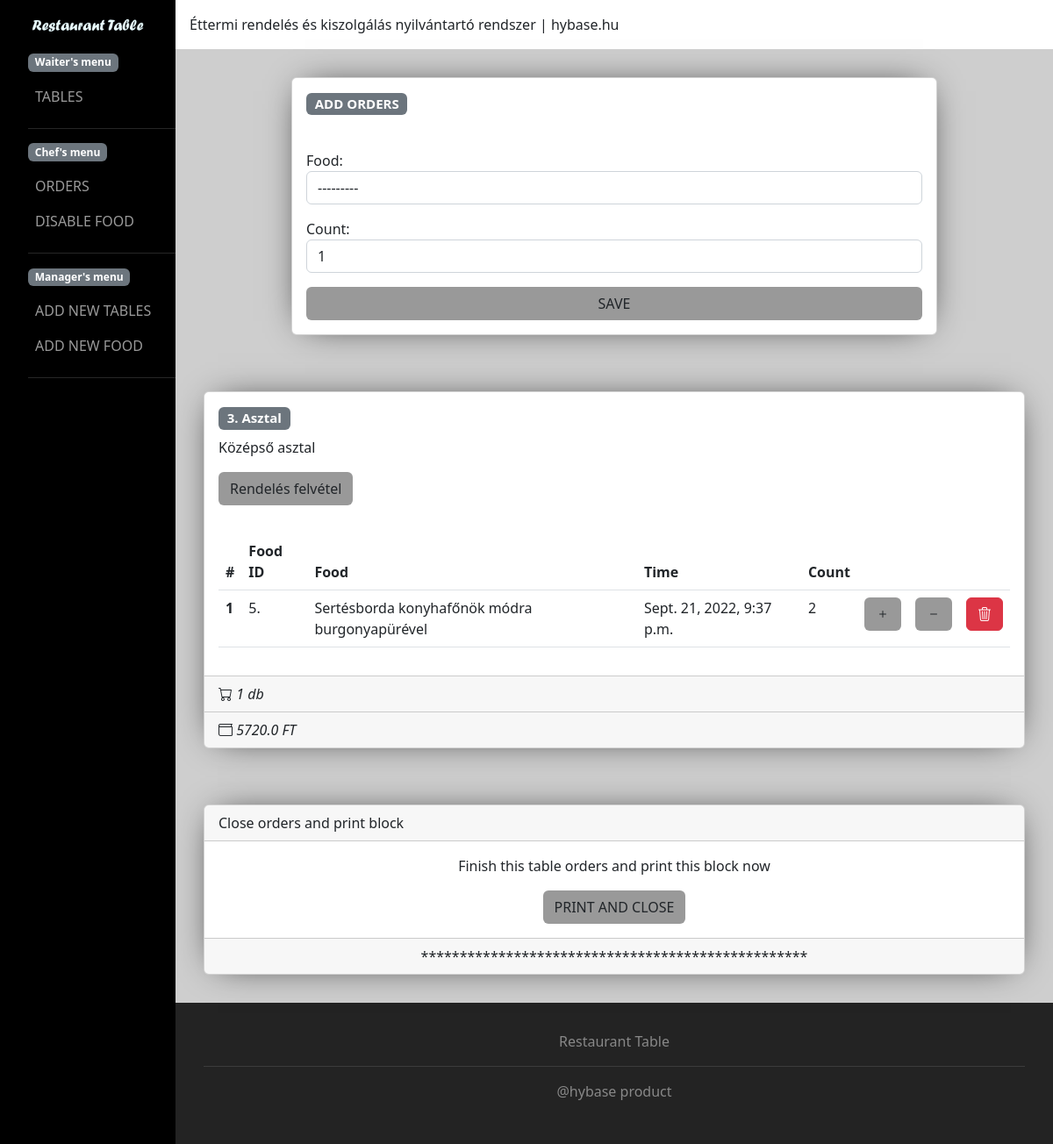
Page /table/3 on the committed database.
### table/models.py (models this page shows, shortened)
class Table(models.Model):
    t_id = models.IntegerField(null=False,blank=False,unique=True)
    description = models.TextField(blank=True,null=True)
    is_reserved = models.BooleanField(default=False)
    is_active = models.BooleanField(default=True)
    def get_table_order_count(self):
        count = 0
        for i in self.get_table_current_orders():
            for k in i.orders.all():
                count += 1
        return count
    def get_table_order_price(self):
        table_orders = TableOrderModels.TableOrder.objects.filter(table=self.pk,is_finished=False)
        price = 0.0
        for o in table_orders:
            price += o.get_price()
        return price
    def get_table_current_orders(self):
        tableOrders=TableOrderModels.TableOrder.objects.filter(table=self.pk,is_finished=False)
        return tableOrders

### order/models.py (models this page shows, shortened)
class Order(models.Model):
    food = models.ForeignKey(Food, on_delete=models.SET_NULL, null=True)
    count = models.IntegerField(blank=False, null=False, default=1)
    created_at = models.DateTimeField(auto_created=True, auto_now_add=True)

class TableOrder(models.Model):
    orders = models.ManyToManyField(to=Order)
    table = models.ForeignKey(Table, on_delete=models.SET_NULL, null=True,related_name="tables_orders")
    is_finished = models.BooleanField(default=False)
    created_at = models.DateTimeField(auto_created=True, auto_now_add=True)
    def get_price(self):
        price = 0
        for o in self.orders.all():
            price += o.food.price * o.count
        return price

### food/models.py (models this page shows, shortened)
class Food(models.Model):
    f_id = models.IntegerField(blank=False,null=False,unique=True)
    name = models.CharField(max_length=60,blank=False,null=False,unique=True)
    description = models.TextField()
    price = models.FloatField(default=0.0)
    category = models.CharField(choices=category,max_length=2,blank=False,null=False)
    is_active = models.BooleanField(default=True)
    class Meta:
        ordering = ['category','name']
    def __str__(self):
        return "["+str(self.category) +"] " + self.name

### table/views.py (the view, shortened to what this page needs)
# urls.py: path('table/<int:pk>',table_view,name="table_view"),
def table_view(request, pk):
    table = Table.objects.get(pk=pk)
    order_form = OrderForm()
    context = {
        'table': table,
        'form':order_form
    }
    return render(request, 'table/table_view.html', context)

### order/forms.py
class OrderForm(ModelForm):
    class Meta:
        model = Order
        fields = ["food","count"]
    def __init__(self,*args,**kwargs):
        super(ModelForm,self).__init__(*args,**kwargs)
        for visible in self.visible_fields():
            visible.field.widget.attrs['class'] = 'form-control'

### templates/table/table_view.html (shortened to what this page needs)
{% extends 'includes/main.html' %}
{% load static %}
{%block content%}
<div class="_container" style="max-width:50rem;margin:0px auto">
    <div class="card _shadow">
        <div class="card-body">
          <h5 class="card-title"><span class="badge bg-secondary">ADD ORDERS</span></h5>
        </div>
        <form action="{% url 'orders:add_orders' table.pk %}" method="POST">
            <div class="card-body">
                {{form.as_p}}
                <button type="submit" class="btn _btn w-100">SAVE</button>
            </div>
        </form>
    </div>
</div>
<div class="_container">
    <div class="card _shadow">
        <div class="card-body">
          <h5 class="card-title"><span class="badge bg-secondary">{{table.id}}. Asztal</span></h5>
            <p class="card-text">{{table.description}}</p>
            <a href="#" class="btn _btn">Rendelés felvétel</a>
        </div>
        <div class="card-body table-responsive">
            <table class="table">
                <thead>
                    <tr>
                        <th scope="col">#</th>
                        <th scope="col">Food ID</th>
                        <th scope="col">Food</th>
                        <th scope="col">Time</th>
                        <th scope="col">Count</th>
                        <th scope="col" width="10rem"></th>
                        <th scope="col" width="10rem"></th>
                        <th scope="col" width="10rem"></th>
                    </tr>
                </thead>
                <tbody>
                {% for table_orders in table.get_table_current_orders.all %}
                    {% for order in table_orders.orders.all %}
                    <tr>
                        <th scope="row">{{forloop.counter}}</th>
                        <td>{{order.food.f_id}}.</td>
                        <td>{{order.food.name}}</td>
                        <td>{{order.created_at}}</td>
                        <td>{{order.count}}</td>
                        <form action="" method="post">
                            <td><button type="submit" class="btn _btn" name="add" value="xcv"><i class="bi bi-plus"></i></button></td>
                        </form>
                        <form action="" method="post">
                            <td><button class="btn _btn" name="minus" value="xvv"><i class="bi bi-dash"></i></button></td>
                        </form>
                        <form action="{% url 'orders:delete_orders' table_pk=table.pk order_pk=order.pk  %}" method="post">
                            <td><button class="btn btn-danger"><i class="bi bi-trash3"></i></button></td>
                        </form>
                    </tr>
                    {% endfor %}
                {% endfor %}
                </tbody>
            </table>
        </div>
        <div class="card-footer">
            <i class="bi bi-cart"> {{table.get_table_order_count}} db</i>
        </div>
        <div class="card-footer">
            <i class="bi bi-wallet"> {{table.get_table_order_price}} FT</i>
        </div>
    </div>
</div>
<div class="_container">
    <div class="card _shadow">
        <div class="card-header">Close orders and print block</div>
        <div class="card-body text-center">
            {% for table_order in table.get_table_current_orders.all %}
            <form action="{% url 'orders:close_order' table_order.pk %}">
                <p>Finish this table orders and print this block now</p>
                <button type="submit" class="btn _btn">PRINT AND CLOSE</button>
            {%endfor%}
            </form>
        </div>
        <div class="card-footer text-center">**************************************************</div>
    </div>
</div>
{%endblock content%}

### static/css/main.css (style rules this page uses)
:root { --primary:#000; --primary-dark:#232323; --secondary:#888; --primary-light:#822569; --secondary-light:#999; }
body { background-color:#CECECE; }
._shadow { box-shadow: 0px 0px 40px -16px rgba(0,0,0,1); -webkit-box-shadow: 0px 0px 40px -16px rgba(0,0,0,1); -moz-box-shadow: 0px 0px 40px -16px rgba(0,0,0,1); }
._container { width:100%; padding:2rem; }
._btn { background-color:var(--secondary-light); }

### rows in the picture
Table: id "3", description "Középső asztal", get_table_order_count "1", get_table_order_price "5720.0"
Order: food.f_id "5", food.name "Sertésborda konyhafőnök módra burgonyapürével", created_at "Sept. 21, 2022, 9:37 p.m.", count "2"
